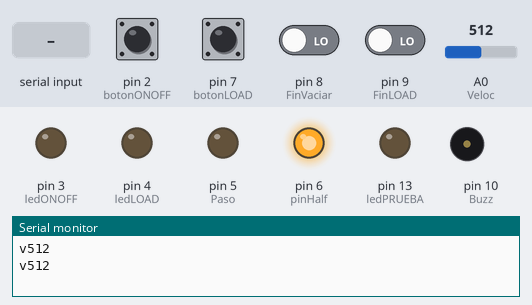
A sketch run on a simulated Arduino Uno, built with avr-gcc and run on an emulated ATmega328P. Parts: output pins drawn as LEDs (lit = HIGH), buzzer (waves = sounding), the last lines printed to the serial monitor. The inputs (shaded band) are chosen by the test bench; at power-on: pin 2 (botonONOFF), pin 7 (botonLOAD), pin 8 (FinVaciar), pin 9 (FinLOAD) LOW, A0 (Veloc) = 512.

Above: at 1.2 s.
1.3 s: "l90\n" received over Serial
At 3.1 s:
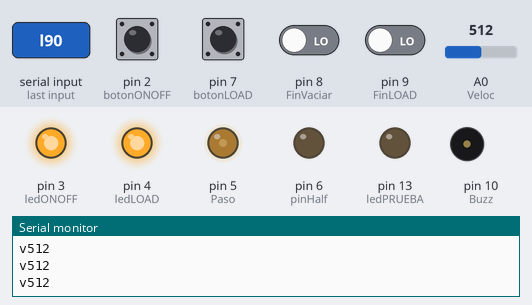
4.3 s: pin 7 (botonLOAD) pulled HIGH for 0.15 s
At 4.92 s:
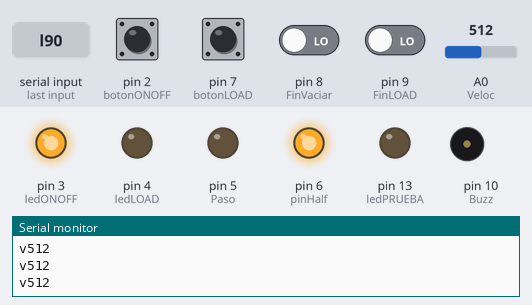
7.3 s: pin 8 (FinVaciar) driven HIGH
At 7.55 s:
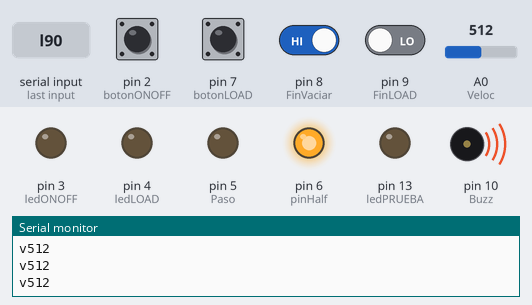
9.3 s: "l,45\n" received over Serial
At 10.5 s:
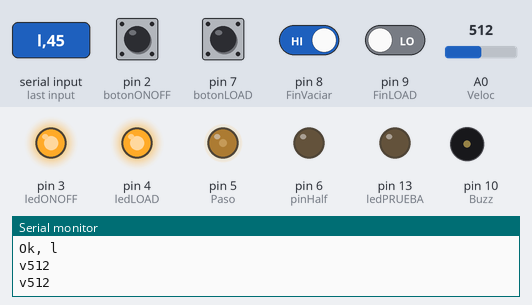
10.8 s: pin 9 (FinLOAD) driven HIGH
At 12.1 s:
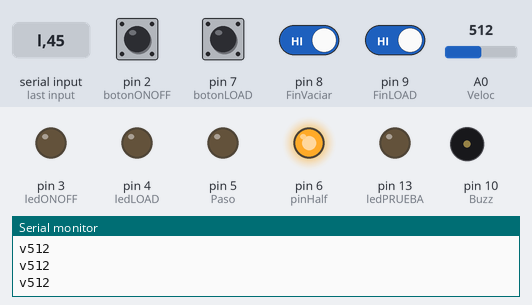
Timing chart, 0 to 13.8 s (numbered marks = the images above; inputs shaded):
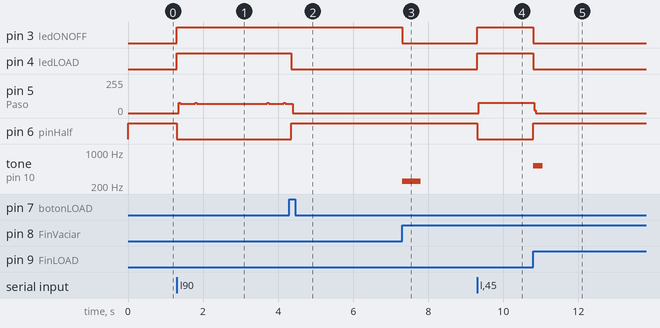

The sketch:

remote_control.ino
```cpp
/*
  Remote_control.ino
  To manually control towards front-panel and towards USB remote control the uCF·SPS module,
  a Syringe Pumping System developped by the
  Applied Electrochemistry Research Group on the University of Huelva

  Programmed by Juan Daniel Mozo Llamazares, José Ingacio Otero Bueno and Angel García Barrios
  February, 2014
 */

// asignacion de pines (constantes).
// give it a name:
const int botonONOFF = 2;              // boton marcha/paro
const int ledONOFF = 3;                // led rojo indicador de marcha
const int ledLOAD = 4;                 // led amarillo indicador de carga / linea de sentido de avance
const int Paso = 5;                    // linea de avance del motor (un paso)
const int pinHalf = 6;                 // linea de paso entero / medio paso
const int botonLOAD = 7;               // boton Carga
const int FinVaciar = 8;               // fin de recorrido de vaciado
const int FinLOAD = 9;                 // fin de recorrido de carga
const int Buzz = 10;                   // zumbador
const int ledPRUEBA = 13;              // led ON BOARD de Arduino
const int Veloc = A0;                  // puerto analogico de lectura de potencial (velocidad)

// otras constantes
const int Prueba = LOW;                // Modo demo (activa el pin 13 en lugar del motor)
const long debounceDelay = 50;         // guarda el tiempo de Debounce en milisec

// variables
unsigned long previousTime = 0;        // guarda el tiempo del pulso anterior en microsec
unsigned long currentTime = 0;         // guarda el tiempo actual en microsec
unsigned long interval = 500;          // guarda el intervalo entre pulsos en microsegundos
unsigned long previousTimeVolt = 0;    // guarda el tiempo del refresco de voltimetro anterior en microsec
long lastDebounceTime = 0;             // guarda el tiempo del ultimo cambio de LED
int ledState = LOW;                    // guarda el estado de los led
int runMotor = LOW;                    // guarda el estado del motor (HIGH = en marcha)
int runLOAD = LOW;                     // guarda el sentido de marcha (HIGH = Llenar = Hacia la izq)
int botonState = LOW;                  // guarda el estado de los fines de carrera
int botonState1 = LOW;                 // guarda el estado del boton ONOFF
int previousBotonState1 = LOW;         // guarda el estado anterior de los botones (para Debouncing)
int botonState2 = LOW;                 // guarda el estado del boton LOAD
int previousBotonState2 = LOW;         // guarda el estado anterior de los botones (para Debouncing)
int volt = 0;                          // guarda el valor leido del control de velocidad (0 - 1024)
char serialData = 0;                   // guarda el dato leido del puerto USB (un byte 0 - 255)
int remote = LOW;                      // guarda el tipo de control activo (para la gestion de la velocidad)

/* Conjunto de ordenes esperadas por USB
fn,n    == Freq (hl = millisec 0 to 1024)    sustituye al control de panel (higher and lower byte required)
g       == Go run                            pone en marcha el motor para vaciar
l       == Load                              pone en marcha el motor para llenar
s       == Stop                              detiene el motor
r       == Remote                            activa el control remoto (anula la lectura de velocidad)
m       == Manual                            desactiva el control remoto (activa la lectura de velocidad)
u       == Up                                aumenta la velocidad
d       == Down                              disminuye la velocidad
*/

// the setup routine runs once when you press reset:
void setup() {
  // initialize the digital pin as an output.
  pinMode(ledONOFF, OUTPUT);
  pinMode(ledLOAD, OUTPUT);
  pinMode(Paso, OUTPUT);
  pinMode(pinHalf, OUTPUT);
  pinMode(Buzz, OUTPUT);
  pinMode(ledPRUEBA, OUTPUT);
  pinMode(botonONOFF, INPUT);
  pinMode(botonLOAD, INPUT);
  pinMode(FinVaciar, INPUT);
  pinMode(FinLOAD, INPUT);

  // initialize the serial port
  Serial.begin(9600);
}

// the loop routine runs over and over again forever:
void loop() {
  // primero lee el tiempo actual                   --------------------------------------------------------
  currentTime = micros();

  // check if data is waiting on serial port        --------------------------------------------------------
  while (Serial.available() > 0) {
    serialData = Serial.read();
    switch (serialData) {
      case 's':                                     // stop
        runMotor = LOW;
        runLOAD = LOW;
        Serial.print("Ok, ");                       // Handshaking Ok
        Serial.println(serialData);
        break;
      case 'm':                                     // manual mode
        remote = LOW;
        Serial.print("Ok, ");                       // Handshaking Ok
        Serial.println(serialData);
        break;
      case 'r':                                     // remote mode
        remote = HIGH;
        Serial.print("Ok, ");                       // Handshaking Ok
        Serial.println(serialData);
        break;
      case 'l':                                     // load
        runMotor = HIGH;
        runLOAD = HIGH;
        Serial.print("Ok, ");                       // Handshaking Ok
        Serial.println(serialData);
        break;
      case 'g':                                     // go run
        runMotor = HIGH;
        runLOAD = LOW;
        Serial.print("Ok, ");                       // Handshaking Ok
        Serial.println(serialData);
        break;
      case 'u':                                     // up volt (speed)
        volt += 5;
        Serial.print("Ok, ");                       // Handshaking Ok
        Serial.println(serialData);
        break;
      case 'd':                                     // down volt (speed)
        volt += -5;
        Serial.print("Ok, ");                       // Handshaking Ok
        Serial.println(serialData);
        break;
      case 'f':                                     // frequency (speed)
        int HByteRead = Serial.parseInt();          // termina de leer el mensaje
        int LByteRead = Serial.parseInt();
        LByteRead = constrain(LByteRead, 0, 255);   // asegura el rango de valores válidos
        HByteRead = constrain(HByteRead, 0, 3);
        volt = LByteRead + (HByteRead * 256);       // compone los dos Bytes para calcular el voltaje

        Serial.print("Ok, ");                       // Handshaking Ok
        Serial.print(serialData);
        Serial.print(HByteRead,DEC);
        Serial.print(',');
        Serial.print(LByteRead,DEC);
        Serial.print(',');
        Serial.println(volt,DEC);
        break;
    }
    int serialDatatmp = Serial.read();              // lee final de mensaje CR
  }

  // comprueba los actuadores del panel de control  --------------------------------------------------------
  // lee el estado del boton ONOFF------------------
  int reading = digitalRead(botonONOFF);
  if (reading != previousBotonState1) {             // con Debounce
    lastDebounceTime = millis(); }
  if ((millis() - lastDebounceTime) > debounceDelay) {
    if (reading != botonState1) {
      botonState1 = reading;
      if (botonState1 == HIGH) {                    // cambia el valor de runMotor si se pulsa el boton
        runMotor = !runMotor; }
      if (runLOAD == HIGH && runMotor == LOW) {     // comprueba si esta cargando y para tambien
        runLOAD = LOW; }}}
  previousBotonState1 = reading;
  // lee el estado del boton LOAD-------------------
  reading = digitalRead(botonLOAD);
  if (reading != previousBotonState2) {             // con Debounce
    lastDebounceTime = millis(); }
  if ((millis() - lastDebounceTime) > debounceDelay) {
    if (reading != botonState2) {
      botonState2 = reading;
      if (botonState2 == HIGH) {                    // cambia el valor de runLOAD si se pulsa el boton
        runLOAD = ! runLOAD; }
      if (runLOAD == HIGH) {                        // comprueba si esta cargando y enciende el motor tambien
        runMotor = HIGH; }}}
  previousBotonState2 = reading;

  // comprueba los fines de carrera                 ---------------------------------------------------------
  // lee el estado del fin de carrera de VACIADO----
  botonState = digitalRead(FinVaciar);
  // el motor debe estar funcionando y vaciando para comprobar el fin de carrera
  if (botonState == HIGH && runMotor == HIGH && runLOAD == LOW) {
    tone(Buzz,250,500);                             // alarma sonora
    runMotor = LOW; }                               // apaga el motor si se pulsa el fin de carrera


  // lee el estado del fin de carrera de CARGA------
  botonState = digitalRead(FinLOAD);
  // el motor debe estar funcionando y cargando para comprobar el fin de carrera
  if (botonState == HIGH && runMotor == HIGH && runLOAD == HIGH) {
    tone(Buzz,523,250);                             // alarma sonora
    runLOAD = LOW;                                  // apaga el motor si se pulsa el fin de carrera
    runMotor = LOW; }

  digitalWrite(ledONOFF, runMotor);                 // refleja el estado de marcha en el LED
  digitalWrite(ledLOAD, runLOAD);                   // refleja el estado de Carga en el LED
  digitalWrite(pinHalf, !runLOAD);                  // medio paso para vaciar y paso entero para cargar

  // calcula la velocidad de giro del motor         ---------------------------------------------------------
  if (remote == LOW) {
    volt = analogRead(Veloc);                       // lee el valor del potenciometro
    // comprueba el tiempo de refresco de voltaje (cada 500 ms)
    if (currentTime - previousTimeVolt >= 500000L) {
      previousTimeVolt = currentTime;
      Serial.print('v');                            // pone el valor en el puerto USB para sincronizacion
      Serial.println(volt); }}

  if (Prueba == LOW) {
    interval = (1025 - volt) * 250L;                // calcula el intervalo entre pasos de motor en microsec
    if (runLOAD == HIGH) interval = 3500L; }        // marcha rápida para cargar
  else {                                            // en modo demo calcula intervalos más grandes (LED)
    interval = (1024 - volt) * 1000L;
    if (runLOAD == HIGH) interval = 25000L; }

  // comprueba el tiempo que ha pasado y si es el intervalo fijado da un paso de motor ----------------------
  if (currentTime - previousTime >= interval && runMotor == HIGH) {
    previousTime = currentTime;                     // guarda el tiempo actual
    if (Prueba == HIGH) {
      ledState = !ledState;                         // turn the LED OFF and ON every interval
      digitalWrite(ledPRUEBA, ledState); }
    else {
      digitalWrite(Paso,HIGH);                      // set a pulse on Paso (Motor goes on)
      delay(1);
      digitalWrite(Paso,LOW); }
  }
}
```

Measured:
- after the input at 1.3 s, pin 3 (ledONOFF), pin 4 (ledLOAD): LOW → HIGH at once; pin 5 (Paso): 0/255 → 71/255 after 0.05 s; pin 6 (pinHalf): HIGH → LOW at once
- after the input at 4.3 s, pin 4 (ledLOAD): HIGH → LOW after 0.05 s; pin 6 (pinHalf): LOW → HIGH after 0.05 s
- after the input at 7.3 s, pin 3 (ledONOFF): HIGH → LOW at once; tone on pin 10 (Buzz): silent → 250 Hz at once, → silent 0.50 s later
- after the input at 9.3 s, pin 3 (ledONOFF), pin 4 (ledLOAD): LOW → HIGH at once; pin 5 (Paso): 0/255 → 76/255 after 0.05 s; pin 6 (pinHalf): HIGH → LOW at once
- after the input at 10.8 s, pin 3 (ledONOFF), pin 4 (ledLOAD): HIGH → LOW at once; pin 5 (Paso): 76/255 → 0/255 at once; pin 6 (pinHalf): LOW → HIGH at once; tone on pin 10 (Buzz): silent → 523 Hz at once, → silent 0.25 s later
